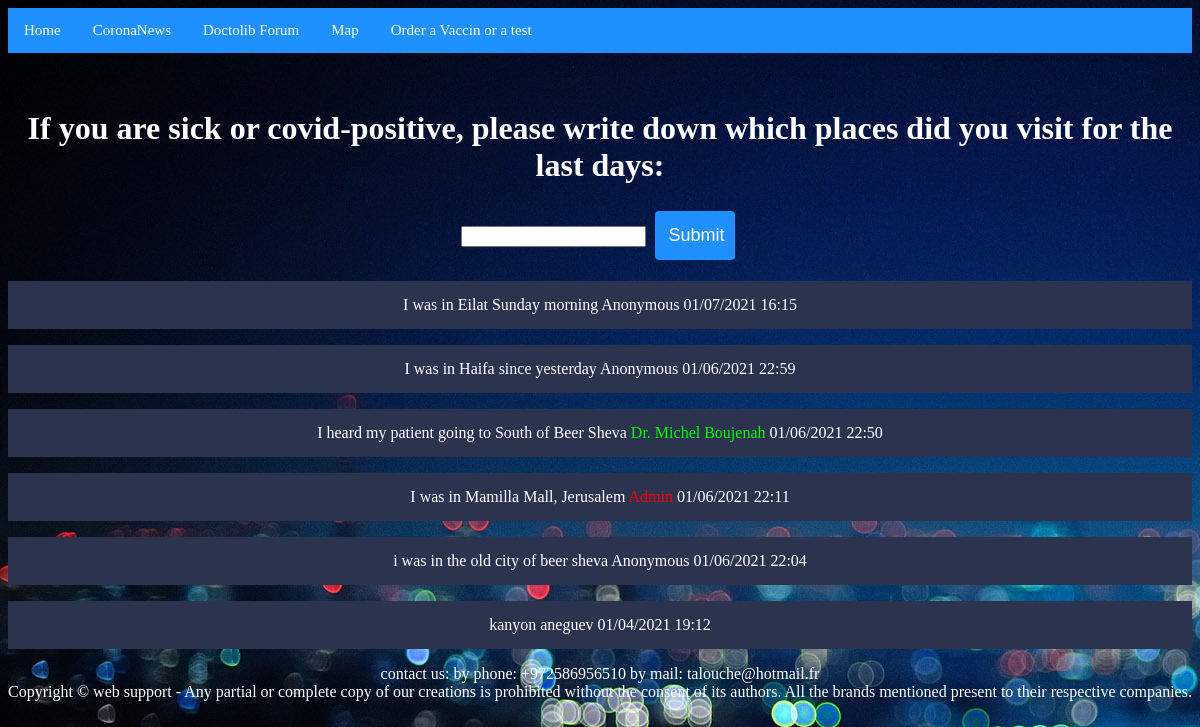
Page /home_page.php on the committed database.
### tables this page shows
CREATE TABLE `message_stocking` (
  `ID` int(11) NOT NULL,
  `message` text NOT NULL,
  `date` int(11) NOT NULL,
  `author` varchar(255) NOT NULL
);

### home_page.php (the view, shortened to what this page needs)
<!DOCTYPE html>
<html lang="en" dir="ltr">
  <head>
  </head>
  <body>
    <?php
      require_once 'header.php';
      ?>
      <h1>If you are sick or covid-positive, please write down which places did you visit for the last days: </h1>
      <form method="post">
        <input type="text" name="message" required>
        <input type="submit" name="formmessage" id="formmessage" value="Submit">
      </form>
      <?php
      $q= $db->prepare("SELECT * FROM message_stocking ORDER BY ID DESC");
      $q->execute();
      $result=$q->fetchall();
      foreach ($result as $res) {
        if ($res['author'] == "Admin") {
        ?>
        <div>
          <p id="home_admin" class="home_admin">
            <span id="message_admin" class="message_admin"><?php echo $res['message']; ?></span>
            <span id="author_admin" class="author_admin"><?php echo $res['author']; ?></span>
            <span id="date_admin" class="date_admin"><?php echo date('m/d/Y H:i', $res['date']); ?></span>
          </p>
        </div>
        <?php
       } elseif ($res['author'] != "Anonymous") {
        ?>
        <div>
          <p id="home_doc" class="home_doc">
            <span id="message_doc" class="message_doc"><?php echo $res['message']; ?></span>
            <span id="author_doc" class="author_doc"><?php echo $res['author']; ?></span>
            <span id="date_doc" class="date_doc"><?php echo date('m/d/Y H:i', $res['date']); ?></span>
          </p>
        </div>
        <?php
       } else {
          ?>
        <div>
          <p id="home" class="home">
            <span id="message" class="message"><?php echo $res['message']; ?></span>
            <span id="author" class="author"><?php echo $res['author']; ?></span>
            <span id="date" class="date"><?php echo date('m/d/Y H:i', $res['date']); ?></span>
          </p>
        </div>
        <?php
       }
      }
       ?>
       <?php
         require_once 'footer.php';
         ?>
  </body>
</html>

### home_page.php (style rules this page uses)
body { background-color: #364061; text-align: center; }
h1 { color:white; }
#message { color: white; }
#date { color: white; }
#home { border-width:5px; border-style:solid; border-color:#2b334e; background-color: #2b334e; }
#formmessage { display: inline-block; border-radius: 4px; background-color: #1E90FF; border: none; color: #FFFFFF; text-align: center; font-size: 18px; padding: 14px; width: 80px; transition: all 0.5s; cursor: pointer; margin: 5px; }
#home,#home_doc,#home_admin { border-width: 15px; border-style: solid; border-color: #2b334e; background-color: #2b334e; color: white; }
#author_admin { color: red; }
#author_doc { color:#00FF00; }

### header.php (style rules this page uses)
body { background-image: url("wallpaper4.jpg"); }

### rows in the picture
message_stocking: message "I was in Eilat Sunday morning", author "Anonymous", date "01/07/2021 16:15"
message_stocking: message "I was in Haifa since yesterday", author "Anonymous", date "01/06/2021 22:59"
message_stocking: message "I heard my patient going to South of Beer Sheva", author "Dr. Michel Boujenah", date "01/06/2021 22:50"
message_stocking: message "I was in Mamilla Mall, Jerusalem", author "Admin", date "01/06/2021 22:11"
message_stocking: message "i was in the old city of beer sheva", author "Anonymous", date "01/06/2021 22:04"
message_stocking: message "kanyon aneguev", date "01/04/2021 19:12"
